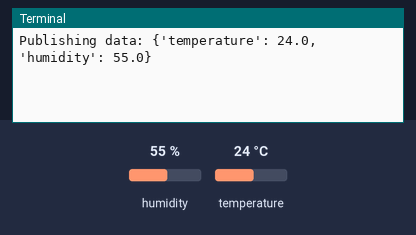
The program below on a simulated Raspberry Pi (BCM pin numbers). On the bench: the last lines printed to the terminal. The inputs (shaded band) are chosen by the test bench; at power-on: humidity 55 %, temperature 24 °C. No MQTT or app messages arrive unless stated.

Above: at 1.3 s.
1.4 s: humidity set to 22 %
At 7.0 s:
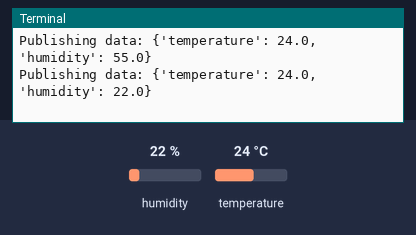
7.8 s: temperature set to 12 °C
At 12.2 s:
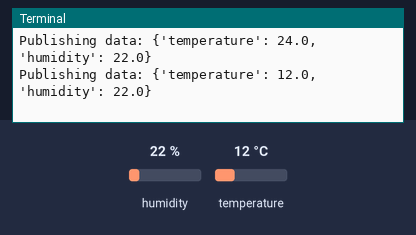
14.2 s: humidity set to 40 %
At 18.5 s:
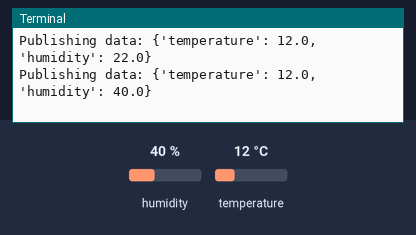
Timing chart, 0 to 20.0 s (numbered marks = the images above; inputs shaded):
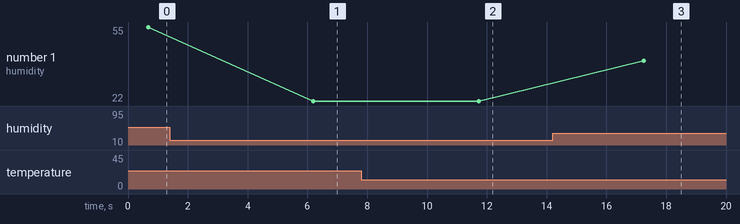

Measured:
- after the input at 1.4 s, the terminal: prints a new line after 4.8 s (image 1)
- after the input at 7.8 s, the terminal: prints a new line after 3.9 s (image 2)
- after the input at 14.2 s, the terminal: prints a new line after 3.1 s (image 3)
- plotted number 1: 55 → 22 after the input at 1.4 s, 22 → 40 after the input at 14.2 s

The program:

me.py
```python
import Adafruit_DHT
import paho.mqtt.client as mqtt
import time

# Sensor and GPIO setup
SENSOR = Adafruit_DHT.DHT22  # Use DHT11 for DHT11 sensor
PIN = 4  # GPIO pin connected to the sensor data pin

# MQTT setup
MQTT_BROKER = "test.mosquitto.org"  # Public broker for testing (replace with your broker)
MQTT_PORT = 1883  # Default MQTT port
MQTT_TOPIC = "home/sensors/temperature_humidity"

# MQTT client setup
client = mqtt.Client("RaspberryPi")
client.connect(MQTT_BROKER, MQTT_PORT, 60)

def read_and_send_data():
    while True:
        # Read temperature and humidity
        humidity, temperature = Adafruit_DHT.read_retry(SENSOR, PIN)
        if humidity is not None and temperature is not None:
            # Format and print data
            data = {
                "temperature": round(temperature, 2),
                "humidity": round(humidity, 2)
            }
            print(f"Publishing data: {data}")

            # Publish data to MQTT broker
            client.publish(MQTT_TOPIC, str(data))
        else:
            print("Failed to get reading. Trying again...")

        # Wait before sending the next data point
        time.sleep(5)

if __name__ == "__main__":
    try:
        read_and_send_data()
    except KeyboardInterrupt:
        print("\nExiting...")
        client.disconnect()
```
